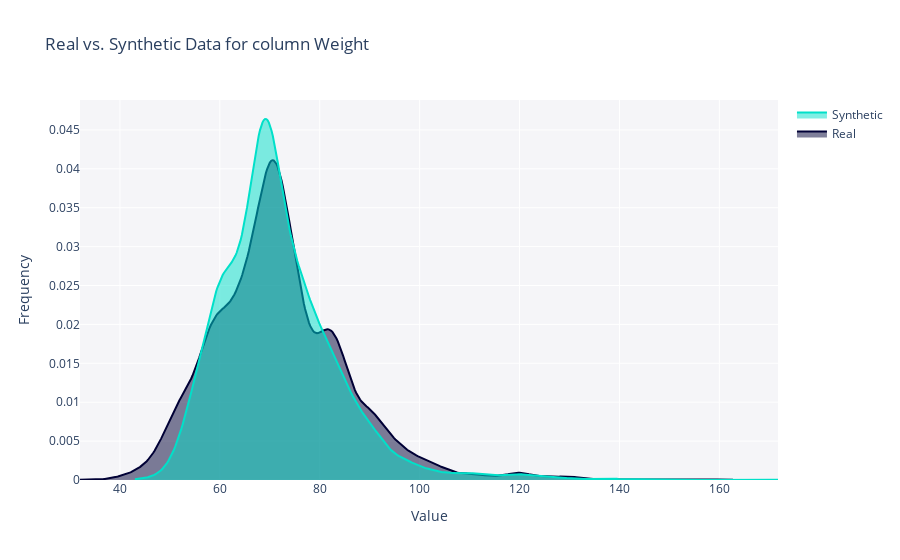

Here is the notebook cell this chart was saved with:
### Code cell
get_column_plot(
    real_data=df_real,
    synthetic_data=df_fake,
    metadata=metadata,
    column_name='Weight'
)

### Figure 1 — Plotly figure (JSON) as saved in the notebook; plotly's stock layout.template omitted (floating-point values rounded to 4 significant figures; data arrays with more than 128 entries replaced by an {"elided": "..."} marker saying what was removed)
{"data": [{"fill": "tozeroy", "hovertemplate": "<b>Real</b><br>Value: %{x}<br>Frequency: %{y}<extra></extra>", "legendgroup": "Real", "marker": {"color": "#000036"}, "mode": "lines", "name": "Real", "showlegend": true, "type": "scatter", "x": {"elided": "500 float values"}, "xaxis": "x", "y": {"elided": "500 float values"}, "yaxis": "y"}, {"fill": "tozeroy", "hovertemplate": "<b>Synthetic</b><br>Value: %{x}<br>Frequency: %{y}<extra></extra>", "legendgroup": "Synthetic", "marker": {"color": "#01E0C9"}, "mode": "lines", "name": "Synthetic", "showlegend": true, "type": "scatter", "x": {"elided": "500 float values"}, "xaxis": "x", "y": {"elided": "500 float values"}, "yaxis": "y"}], "layout": {"barmode": "overlay", "hovermode": "closest", "legend": {"traceorder": "reversed"}, "plot_bgcolor": "#F5F5F8", "title": {"text": "Real vs. Synthetic Data for column Weight"}, "xaxis": {"anchor": "y2", "domain": [0, 1], "title": {"text": "Value"}, "zeroline": false}, "yaxis": {"anchor": "free", "domain": [0, 1], "position": 0, "title": {"text": "Frequency"}}}}
